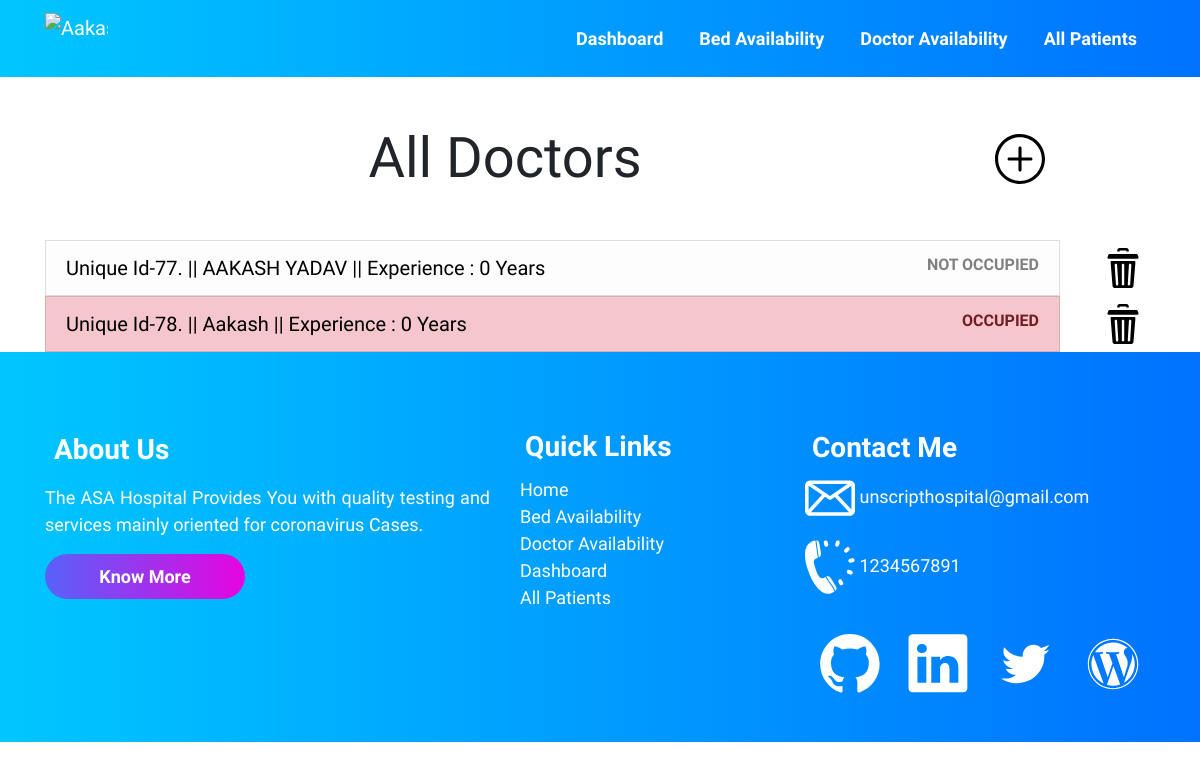
The page /doctoravailability/ on the database as committed earlier.
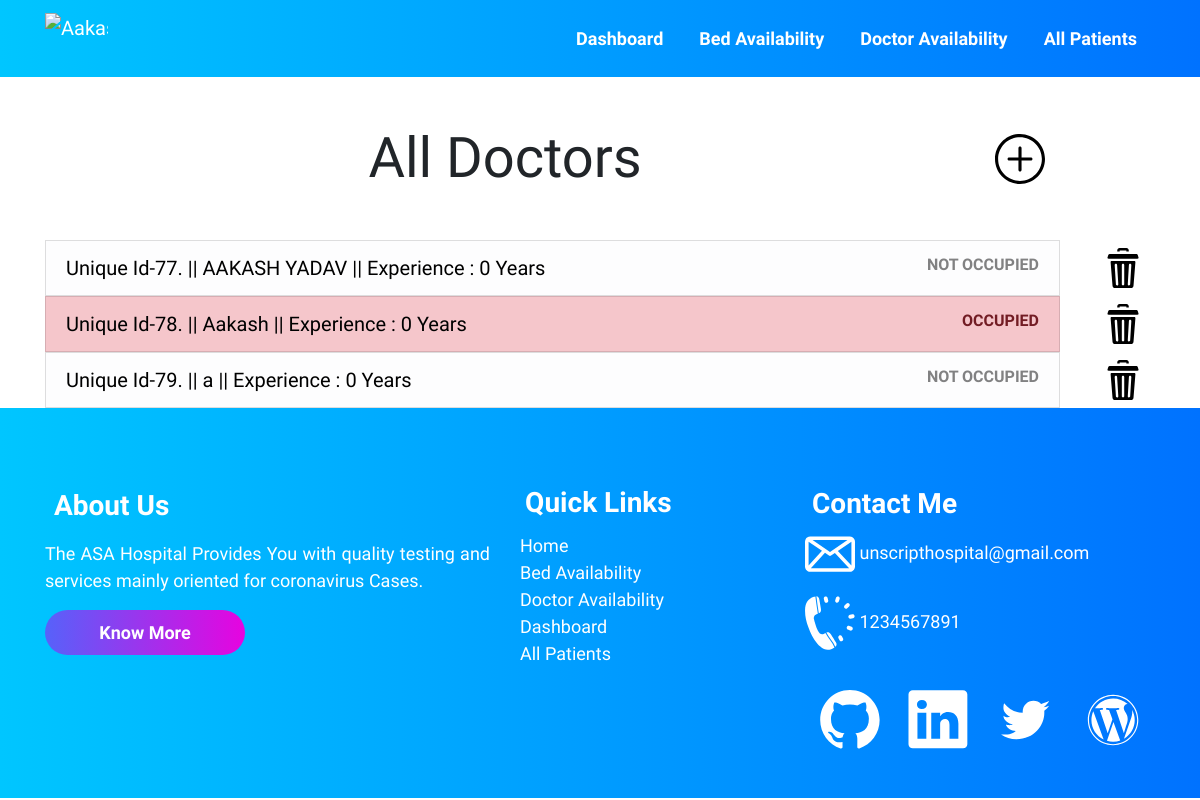
The same page on the database as committed later.
### accounts/models.py (models this page shows, shortened)
class Doctor (models.Model):
    doctor_id = models.AutoField(primary_key=True)
    name = models.CharField(max_length=500, default="")
    phone = models.CharField(default="", max_length=500)
    experience_in_years = models.IntegerField(default=0)
    occupied = models.BooleanField(default=False)

### accounts/views.py (the view)
# urls.py: path("doctoravailability/", views.doctoravailability,
def doctoravailability(request):
    all_doctor_objects = Doctor.objects.all()
    context = {
        'all_doctors': all_doctor_objects
    }
    return render(request, 'doctoravailability.html', context)

### templates/doctoravailability.html (shortened to what this page needs)
{% extends 'innerbase.html' %}
{% load static %}
{% block cssLinks %}
<link rel="stylesheet" href="{% static 'css/doctoravailability.css' %}">
{% endblock %}
{% block body %}
<div class="container">
    <div class="row">
        <div class="col-md-10">
            <h1 class="text-center my-5 header display-4">All Doctors</h1>
        </div>
        <div class="col-md-2 d-flex align-items-center text-center">
            <a href="/adddoctor">
                <img src="{% static '/icons/plus.svg' %}" width="50px" class="hover-item">
            </a>
        </div>
    </div>
    <ul class="list-group">
        {% for doctor in all_doctors %}
        <div class="row">
            <div class="col-md-11">
                <a href="/doctors/{{doctor.doctor_id}}" style="text-decoration: none;">
                    <li class="list-group-item list-group-item-action
                    {% if doctor.occupied %} list-group-item-danger {% else %} list-group-item-light {% endif %}
                    ">
                        <div class="row">
                            <div class="col-md-9 header-of-list">
                                Unique Id-{{doctor.pk}}. || {{doctor.name}} || Experience :
                                {{doctor.experience_in_years}} Years
                            </div>
                            <div class="col-md-3 text-right">
                                <b>
                                    {% if doctor.occupied %} OCCUPIED {% else %} NOT OCCUPIED {% endif %}
                                </b>
                            </div>
                        </div>
                    </li>
                </a>
            </div>
            <div class="col-md-1 text-center align-self-center">
                <img src="{% static '/icons/delete.svg' %}" class="hover-item" width="40px" alt="Delete"
                    data-bs-toggle="modal" data-bs-target="#exampleModal">
            </div>
        </div>
        {% empty %}
        <li class="list-group-item list-group-item-action">NO DOCTORS IN THE DATABASE</li>
        {% endfor %}
    </ul>
</div>
{% endblock %}

Rows that differ between the two databases and show on the page:
added Doctor: pk "79", name "a", experience_in_years "0", occupied "NOT OCCUPIED"
